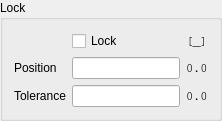
          <widget class="QGroupBox" name="groupBox_9">
           <property name="title">
            <string>Lock</string>
           </property>
           <layout class="QGridLayout" name="gridLayout_17">
            <item row="0" column="0">
             <layout class="QGridLayout" name="gridLayout_18">
              <item row="1" column="0">
               <widget class="QLabel" name="label">
                <property name="text">
                 <string>Position</string>
                </property>
               </widget>
              </item>
              <item row="1" column="2">
               <widget class="QLabel" name="lock_pos">
                <property name="font">
                 <font>
                  <family>Courier</family>
                 </font>
                </property>
                <property name="text">
                 <string>0.0</string>
                </property>
               </widget>
              </item>
              <item row="2" column="2">
               <widget class="QLabel" name="lock_tolerance">
                <property name="font">
                 <font>
                  <family>Courier</family>
                 </font>
                </property>
                <property name="text">
                 <string>0.0</string>
                </property>
               </widget>
              </item>
              <item row="1" column="1">
               <widget class="QLineEdit" name="in_lock_pos">
                <property name="toolTip">
                 <string>&lt;html&gt;&lt;head/&gt;&lt;body&gt;&lt;p&gt;If the motor is locked, during INIT the motor will not move and its position will be set to this value.&lt;/p&gt;&lt;/body&gt;&lt;/html&gt;</string>
                </property>
               </widget>
              </item>
              <item row="2" column="0">
               <widget class="QLabel" name="label_2">
                <property name="text">
                 <string>Tolerance</string>
                </property>
               </widget>
              </item>
              <item row="2" column="1">
               <widget class="QLineEdit" name="in_lock_tolerance">
                <property name="toolTip">
                 <string>&lt;html&gt;&lt;head/&gt;&lt;body&gt;&lt;p&gt;The motor will not move, if the target position is closer to the locked position than this value.&lt;/p&gt;&lt;/body&gt;&lt;/html&gt;</string>
                </property>
               </widget>
              </item>
              <item row="0" column="1">
               <widget class="QCheckBox" name="in_lock">
                <property name="toolTip">
                 <string>&lt;html&gt;&lt;head/&gt;&lt;body&gt;&lt;p&gt;Flag if motor is locked&lt;/p&gt;&lt;/body&gt;&lt;/html&gt;</string>
                </property>
                <property name="text">
                 <string>Lock</string>
                </property>
               </widget>
              </item>
              <item row="0" column="2">
               <widget class="QLabel" name="lock">
                <property name="font">
                 <font>
                  <family>Courier</family>
                 </font>
                </property>
                <property name="text">
                 <string>[_]</string>
                </property>
               </widget>
              </item>
             </layout>
            </item>
           </layout>
          </widget>
